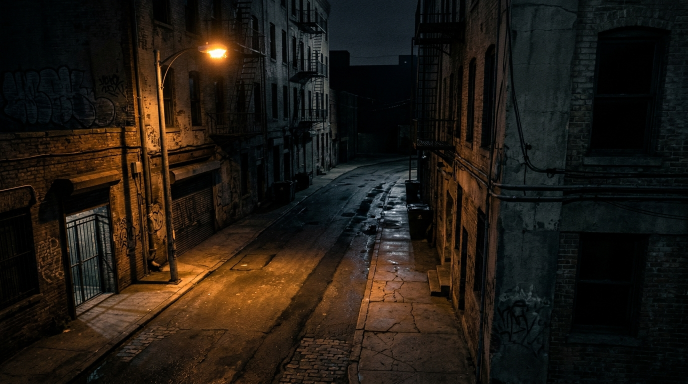
#> input picture sample_data/deserted_night_street.jpg, 1376 x 768 px (shown at 1/2 size)
$ python -i safety_analyzer.py   (imports and definitions only)
#> lines starting #> are read from the running program, lines starting #| are printed output that depends on the picture; after the words box and inside, x2 and y2 are one past the last pixel; in counts of white or black regions, pixels touching at a corner belong together
"""
RoadPulseAI - Women's Solo Travel & Corridor Safety Perception Engine (SafeWalk AI)
Analyzes natural surveillance ("Eyes on the Street" pedestrian density), active vehicular
traffic flow, and ambient illumination to calculate a comprehensive SafeWalk Index (0 - 100),
advising women on road safety for solo walking/traveling, and providing safe route bypasses.
"""

import os
import cv2
import time
import math
import random
import numpy as np
from datetime import datetime
from ultralytics import YOLO

class WomenSafetyAnalyzer:
    def __init__(self):
        base_dir = os.path.dirname(os.path.dirname(os.path.abspath(__file__)))
        self.audits_dir = os.path.join(base_dir, "web", "static", "safety_audits")
        os.makedirs(self.audits_dir, exist_ok=True)

        # Load YOLO model
        yolo_path = os.path.join(base_dir, "models", "yolov8n.pt")
        try:
            self.yolo_model = YOLO(yolo_path) if os.path.exists(yolo_path) else None
        except Exception as e:
            print(f"[SafetyAnalyzer] Warning loading YOLO: {e}")
            self.yolo_model = None

        # Simulation state cache (refreshed every 2-3 minutes or on demand)
        self.last_simulation_time = 0
        self.simulation_interval_sec = 150 # 2.5 minutes
        self.current_simulation_state = None

        # Comprehensive Monitored Streets across Tumakuru City with Baselines
        self.monitored_corridors = {
            "COR-01": {
                "id": "COR-01",
                "name": "SIT Main Gate Arterial (BH Road NH-206)",
                "zone": "Academic / Arterial Highway",
                "lat": 13.3276,
                "lng": 77.1259,
                "lighting_infrastructure": "High-Mast LED Smart Lamps (95% coverage)",
                "police_booth_distance_m": 80,
                "commercial_activity": "High (Shops, Cafes, ATMs active till 23:00)",
                "baseline_safety": 92
            },
            "COR-02": {
                "id": "COR-02",
                "name": "SIT Campus Inner Girls Hostel Lane",
                "zone": "SIT Campus Perimeter",
                "lat": 13.3238,
                "lng": 77.1285,
                "lighting_infrastructure": "Moderate Solar Streetlights (70% coverage)",
                "police_booth_distance_m": 450,
                "commercial_activity": "Low (Residential / Campus back stretch)",
                "baseline_safety": 60
            },
            "COR-03": {
                "id": "COR-03",
                "name": "Gandhi Nagar 2nd Cross Feeder Lane",
                "zone": "Residential Feeder",
                "lat": 13.3308,
                "lng": 77.1228,
                "lighting_infrastructure": "Sodium Vapor Lamps (Dim in mid-stretch)",
                "police_booth_distance_m": 600,
                "commercial_activity": "Moderate (Local kirana stores, close at 21:30)",
                "baseline_safety": 54
            },
            "COR-04": {
                "id": "COR-04",
                "name": "Railway Station Road & Auto Stand",
                "zone": "Public Transit Hub",
                "lat": 13.3392,
                "lng": 77.1085,
                "lighting_infrastructure": "Continuous High-Output Feeder Lamps",
                "police_booth_distance_m": 120,
                "commercial_activity": "24/7 Transit & Auto Stand Activity",
                "baseline_safety": 88
            },
            "COR-05": {
                "id": "COR-05",
                "name": "Ashoka Road Market Corridor",
                "zone": "Commercial Shopping",
                "lat": 13.3355,
                "lng": 77.1165,
                "lighting_infrastructure": "Standard Municipal Streetlights",
                "police_booth_distance_m": 350,
                "commercial_activity": "High evening footfall, closes by 22:00",
                "baseline_safety": 76
            },
            "COR-06": {
                "id": "COR-06",
                "name": "Batawadi High-Street Junction (NH-48)",
                "zone": "Highway Commercial",
                "lat": 13.3150,
                "lng": 77.1180,
                "lighting_infrastructure": "High-Power Highway High-Mast Luminaires",
                "police_booth_distance_m": 200,
                "commercial_activity": "24/7 Fuel Stations & Interstate Dhabas",
                "baseline_safety": 85
            },
            "COR-07": {
                "id": "COR-07",
                "name": "SS Puram Main Residential Road",
                "zone": "Residential Colony",
                "lat": 13.3420,
                "lng": 77.1120,
                "lighting_infrastructure": "Pole LED Streetlights (Some dark tree shadows)",
                "police_booth_distance_m": 750,
                "commercial_activity": "Low (Quiet residential after 21:00)",
                "baseline_safety": 52
            },
            "COR-08": {
                "id": "COR-08",
                "name": "Mandipet Wholesale Market Lane",
                "zone": "Wholesale Bazaar",
                "lat": 13.3380,
                "lng": 77.1020,
                "lighting_infrastructure": "Dense Market Sodium Lights (Deserted at night)",
                "police_booth_distance_m": 400,
                "commercial_activity": "Shops shutter by 20:30, completely deserted late",
                "baseline_safety": 46
            },
            "COR-09": {
                "id": "COR-09",
                "name": "Kyathsandra Toll Road Corridor",
                "zone": "Suburban Arterial",
                "lat": 13.3080,
                "lng": 77.1550,
                "lighting_infrastructure": "Expressway Median Lights (Intermittent gaps)",
                "police_booth_distance_m": 500,
                "commercial_activity": "Fast moving vehicular transit, low footfall",
                "baseline_safety": 68
            },
            "COR-10": {
                "id": "COR-10",
                "name": "Gubbi Gate Circle & KSRTC Road",
                "zone": "Bus Transit Center",
                "lat": 13.3460,
                "lng": 77.0980,
                "lighting_infrastructure": "Smart LED High Mast Array (90% coverage)",
                "police_booth_distance_m": 150,
                "commercial_activity": "Continuous night tea stalls & passenger movement",
                "baseline_safety": 82
            },
            "COR-11": {
                "id": "COR-11",
                "name": "Melekote Industrial Extension Lane",
                "zone": "Outer Industrial Area",
                "lat": 13.3550,
                "lng": 77.1350,
                "lighting_infrastructure": "Sparse Sodium Bulbs (Frequent deadzones)",
                "police_booth_distance_m": 1200,
                "commercial_activity": "Zero footfall at night, isolated warehouses",
                "baseline_safety": 32
            },
            "COR-12": {
                "id": "COR-12",
                "name": "Amanikere Lake Promenade Ring Road",
                "zone": "Waterfront / Open Park",
                "lat": 13.3310,
                "lng": 77.1040,
                "lighting_infrastructure": "Decorative Park Lanterns (Many unlit sections)",
                "police_booth_distance_m": 850,
                "commercial_activity": "Recreational evening walk till 20:00, isolated after",
                "baseline_safety": 38
            }
        }

        # Key Landmarks & Hubs across Tumakuru for Women's Safe Walking Route Planning
        self.safety_landmarks = {
            "LM-01": {
                "id": "LM-01",
                "name": "SIT Girls Hostel (Campus Inner Perimeter)",
                "lat": 13.3238,
                "lng": 77.1285,
                "category": "Hostel / Residential",
                "lighting": "Moderate Solar Streetlights (Dim in back)",
                "nearest_corridor": "COR-02"
            },
            "LM-02": {
                "id": "LM-02",
                "name": "SIT Main Gate (BH Road NH-206)",
                "lat": 13.3276,
                "lng": 77.1259,
                "category": "Academic / Arterial",
                "lighting": "Continuous High-Mast LED Smart Lamps (100% lit)",
                "nearest_corridor": "COR-01"
            },
            "LM-03": {
                "id": "LM-03",
                "name": "Tumakuru Railway Station & Auto Stand",
                "lat": 13.3392,
                "lng": 77.1085,
                "category": "Public Transit Hub",
                "lighting": "High-Output Continuous Station Feeders",
                "nearest_corridor": "COR-04"
            },
            "LM-04": {
                "id": "LM-04",
                "name": "Batawadi High-Street Junction (NH-48)",
                "lat": 13.3150,
                "lng": 77.1180,
                "category": "Highway Arterial",
                "lighting": "Continuous High-Power High-Mast Luminaires",
                "nearest_corridor": "COR-06"
            },
            "LM-05": {
                "id": "LM-05",
                "name": "Gandhi Nagar 2nd Cross Feeder Lane",
                "lat": 13.3308,
                "lng": 77.1228,
                "category": "Residential Feeder",
                "lighting": "Sodium Vapor Lamps (Dim shadow gaps)",
                "nearest_corridor": "COR-03"
            },
            "LM-06": {
                "id": "LM-06",
                "name": "SS Puram Main Residential Road",
                "lat": 13.3420,
                "lng": 77.1120,
                "category": "Residential Colony",
                "lighting": "Pole LEDs (Scattered tree shadows)",
                "nearest_corridor": "COR-07"
            },
            "LM-07": {
                "id": "LM-07",
                "name": "Ashoka Road Market Corridor",
                "lat": 13.3355,
                "lng": 77.1165,
                "category": "Commercial Shopping",
                "lighting": "Standard Municipal Streetlights",
                "nearest_corridor": "COR-05"
            },
            "LM-08": {
                "id": "LM-08",
                "name": "Gubbi Gate Circle & KSRTC Bus Stand",
                "lat": 13.3460,
                "lng": 77.0980,
                "category": "Bus Transit Center",
                "lighting": "Smart LED High Mast Array (90% coverage)",
                "nearest_corridor": "COR-10"
            },
            "LM-09": {
                "id": "LM-09",
                "name": "Mandipet Wholesale Merchant Market",
                "lat": 13.3380,
                "lng": 77.1020,
                "category": "Wholesale Bazaar",
                "lighting": "Market Sodium Lights (Deserted late night)",
                "nearest_corridor": "COR-08"
            },
            "LM-10": {
                "id": "LM-10",
                "name": "Amanikere Lake Promenade Ring Road",
                "lat": 13.3310,
                "lng": 77.1040,
                "category": "Park / Waterfront",
                "lighting": "Decorative Park Lanterns (Many unlit gaps)",
                "nearest_corridor": "COR-12"
            },
            "LM-11": {
                "id": "LM-11",
                "name": "SIT Boys Hostel & Campus Back Gate",
                "lat": 13.3215,
                "lng": 77.1310,
                "category": "Campus Backside",
                "lighting": "Sparse Solar Poles (Dark stretches)",
                "nearest_corridor": "COR-02"
            },
            "LM-12": {
                "id": "LM-12",
                "name": "Melekote Industrial Extension",
                "lat": 13.3550,
                "lng": 77.1350,
                "category": "Outer Industrial",
                "lighting": "Sparse Sodium Bulbs (Frequent deadzones)",
                "nearest_corridor": "COR-11"
            }
        }

    def get_safety_landmarks(self):
        """Returns list of selectable Tumakuru landmarks for walking route planning."""
        return list(self.safety_landmarks.values())

    def get_monitored_corridors(self):
        """Returns list of monitored streets with their baseline safety characteristics."""
        return list(self.monitored_corridors.values())

    def compute_illumination_index(self, img):
        """
        Calculates ambient lighting & darkness factor from image frame:
        Returns:
            mean_luminance: float (0 - 255)
            dark_area_ratio: percentage of pixels with low intensity (< 40)
            lighting_quality: 'BRIGHT_DAYLIGHT', 'WELL_LIT', 'DIM', or 'DARK_DEADZONE'
        """
        gray = cv2.cvtColor(img, cv2.COLOR_BGR2GRAY)
        mean_lum = float(np.mean(gray))

        # Calculate percentage of very dark shadow areas
        dark_pixels = np.sum(gray < 40)
        total_pixels = gray.size
        dark_ratio = float((dark_pixels / total_pixels) * 100.0)

        if mean_lum > 140:
            quality = "BRIGHT_DAYLIGHT"
            score = 30
        elif mean_lum > 85:
            quality = "WELL_LIT_NIGHT"
            score = 22
        elif mean_lum > 50:
            quality = "DIM_STREETLIGHTS"
            score = 8
        else:
            quality = "DARK_DEADZONE"
            score = -25

        return round(mean_lum, 1), round(dark_ratio, 1), quality, score

    def calculate_safewalk_score(self, ped_count, veh_count, lum_score, hour_of_day=None):
        """
        Computes the comprehensive SafeWalk Index (0 - 100) based on:
        1. Natural Surveillance / Pedestrians (Eyes on the street)
        2. Active Traffic Flow
        3. Illumination / Lighting
        4. Time of Day
        """
        if hour_of_day is None:
            hour_of_day = datetime.now().hour

        # 1. Pedestrian Natural Surveillance & Density (Max 35 pts)
        if ped_count == 0:
            ped_score = -25 # Deserted street penalty: zero natural guardianship
            density_level = "DESERTED"
            density_text = "Deserted (0 Pedestrians) - Zero Eyes on the Street"
        elif ped_count == 1:
            ped_score = -5   # Single person: high isolation risk
            density_level = "VERY_LOW"
            density_text = "Very Low (1 Pedestrian) - Solitary & Isolated"
        elif ped_count == 2:
            ped_score = 10  # Low density: minimal natural guardianship
            density_level = "LOW"
            density_text = "Low Density (2 Pedestrians) - Sparse Surveillance"
        elif 3 <= ped_count <= 8:
            ped_score = 30  # Optimal eyes-on-the-street
            density_level = "OPTIMAL"
            density_text = "Optimal Density (3-8 Pedestrians) - Active Natural Guardianship"
        else:
            ped_score = 25  # Bustling crowd
            density_level = "HIGH"
            density_text = "High Density (Crowded) - High Footfall"

        # 2. Traffic Flow / Passing Transit (Max 30 pts)
        if veh_count == 0:
            veh_score = -15 # Dead roadway
        elif 1 <= veh_count <= 3:
            veh_score = 10  # Light passing traffic
        elif 4 <= veh_count <= 12:
            veh_score = 25  # Active transit deterrence
        else:
            veh_score = 20  # Heavy traffic

        # 3. Time of Day Risk Adjustment
        if 7 <= hour_of_day <= 18:
            time_score = 15 # Daylight hours
        elif 19 <= hour_of_day <= 21:
            time_score = 0   # Evening dusk
        elif 22 <= hour_of_day <= 23:
            time_score = -12 # Late night
        else:
            time_score = -20 # Midnight to early morning (00:00 - 06:00)

        # Base safety constant
        base_constant = 35
        raw_score = base_constant + ped_score + veh_score + lum_score + time_score
        final_score = int(np.clip(raw_score, 5, 98))

        # Determine safety tier
        if final_score >= 75:
            tier = "HIGH_SAFETY"
            badge = "🟢 HIGH SAFETY: SAFE FOR SOLO TRAVEL"
            color = "#10b981"
            verdict = "Safe for women walking or traveling alone. Adequate natural surveillance with pedestrian presence, active road traffic, and sufficient street lighting."
        elif final_score >= 50:
            tier = "MODERATE_SAFETY"
            badge = "🟡 MODERATE SAFETY: CAUTION ADVISED"
            color = "#f59e0b"
            verdict = "Low pedestrian density and isolated stretches detected. Exercise caution when walking alone. Stay in illuminated roadway sections and share live route tracking."
        else:
            tier = "CRITICAL_RISK"
            badge = "🔴 HIGH VULNERABILITY: AVOID SOLO WALKING"
            color = "#ef4444"
            verdict = "Deserted or dark street corridor with low/negligible pedestrian density. Solo walking is NOT recommended! Use suggested illuminated bypass or request Pink Patrol / police escort."

        return final_score, tier, badge, color, verdict, density_level, density_text

    def analyze_uploaded_image(self, image_path, hour_of_day=21, street_name="Surveillance Roadway Corridor"):
        """
        Runs YOLO perception directly on an uploaded street image or camera snapshot:
        1. Counts pedestrians (people on foot) and vehicles (active traffic).
        2. Computes ambient brightness & shadow distribution.
        3. Draws visual detection overlays (Cyan for pedestrians, Orange for vehicles).
        4. Calculates the Women's Solo Travel SafeWalk Index (0 - 100).
        5. Suggests safe illuminated bypass alternatives.
        """
#> called with image_path = '../sample_data/deserted_night_street.jpg', hour_of_day = 21, street_name = 'Surveillance Roadway Corridor'
        if not os.path.exists(image_path):
            raise FileNotFoundError(f"Image not found at {image_path}")

        img = cv2.imread(image_path)
#> img is the input picture: shape (768, 1376, 3); mean B, G, R 19, 26.1, 32.5
        if img is None:
            raise ValueError("Could not decode image file")

        h, w = img.shape[:2]
        if max(h, w) > 1600:
            scale = 1600.0 / max(h, w)
            img = cv2.resize(img, (int(w * scale), int(h * scale)), interpolation=cv2.INTER_AREA)
            h, w = img.shape[:2]

        annotated_img = img.copy()

        # 1. Compute ambient lighting & darkness factor
        mean_lum, dark_ratio, lum_quality, lum_score = self.compute_illumination_index(img)
#> in compute_illumination_index, `gray = cv2.cvtColor(img, cv2.COLOR_BGR2GRAY)`:
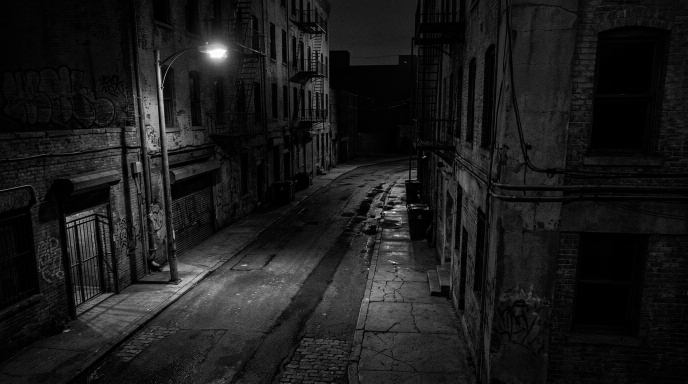
#> gray: shape (768, 1376) (shown at 1/2 size); min 0, max 255, mean 27.2
#> in compute_illumination_index, `mean_lum = float(np.mean(gray))`: mean_lum = 27.17
#> in compute_illumination_index, `dark_pixels = np.sum(gray < 40)`: dark_pixels = 804138
#> in compute_illumination_index, `dark_ratio = float((dark_pixels / total_pixels) * 100.0)`: dark_ratio = 76.09
#> mean_lum = 27.2; dark_ratio = 76.1; lum_quality = 'DARK_DEADZONE'; lum_score = -25

        # 2. Run YOLOv8 Detection
        pedestrians = []
        vehicles = []

        if self.yolo_model is not None:
            results = self.yolo_model.predict(img, conf=0.18, verbose=False)
            for r in results:
                for box in r.boxes:
                    cls_id = int(box.cls[0])
                    conf = float(box.conf[0])
                    coords = box.xyxy[0].cpu().numpy().astype(int)
                    x1, y1, x2, y2 = coords

                    # Person (class 0)
                    if cls_id == 0:
                        pedestrians.append({
                            "id": f"PED-{len(pedestrians)+1:02d}",
                            "type": "pedestrian",
                            "confidence": round(conf, 2),
                            "bbox": [int(x1), int(y1), int(x2), int(y2)],
                            "center": [int((x1 + x2) / 2), int((y1 + y2) / 2)]
                        })
                    # Vehicles (car: 2, motorcycle: 3, bus: 5, truck: 7, bicycle: 1)
                    elif cls_id in [1, 2, 3, 5, 7]:
                        veh_type = {1: "bicycle", 2: "car", 3: "motorcycle", 5: "bus", 7: "truck"}.get(cls_id, "vehicle")
                        vehicles.append({
                            "id": f"VEH-{len(vehicles)+1:02d}",
                            "type": veh_type,
                            "confidence": round(conf, 2),
                            "bbox": [int(x1), int(y1), int(x2), int(y2)]
                        })

        # 3. Calculate SafeWalk Index
        ped_count = len(pedestrians)
        veh_count = len(vehicles)
        score, tier, badge, color_hex, verdict, density_level, density_text = self.calculate_safewalk_score(
            ped_count, veh_count, lum_score, hour_of_day
        )
#> in calculate_safewalk_score, `raw_score = base_constant + ped_score + veh_score + lum_score + time_s..`: raw_score = -30
#> in calculate_safewalk_score, `final_score = int(np.clip(raw_score, 5, 98))`: final_score = 5
#> score = 5; tier = 'CRITICAL_RISK'; badge = '🔴 HIGH VULNERABILITY: AVOID SOLO WALKING'; color_hex = '#ef4444'; density_level = 'DESERTED'

        # 4. Draw Vision Overlays on Image
        # Draw Pedestrian bounding boxes (Vibrant Cyan / Lavender)
        for ped in pedestrians:
            x1, y1, x2, y2 = ped["bbox"]
            cv2.rectangle(annotated_img, (x1, y1), (x2, y2), (255, 220, 0), 2) # Cyan/Yellow BGR
            # Header pill
            label = "PEDESTRIAN (Eyes on Street)"
            cv2.rectangle(annotated_img, (x1, max(0, y1 - 22)), (x1 + 185, y1), (255, 220, 0), -1)
            cv2.putText(annotated_img, label, (x1 + 4, max(0, y1 - 6)), cv2.FONT_HERSHEY_SIMPLEX, 0.40, (10, 10, 10), 1, cv2.LINE_AA)

        # Draw Vehicle bounding boxes (Orange/Blue)
        for veh in vehicles:
            x1, y1, x2, y2 = veh["bbox"]
            cv2.rectangle(annotated_img, (x1, y1), (x2, y2), (0, 165, 255), 2) # Orange BGR
            label = f"{veh['type'].upper()} (Active Transit)"
            cv2.rectangle(annotated_img, (x1, max(0, y1 - 22)), (x1 + 150, y1), (0, 165, 255), -1)
            cv2.putText(annotated_img, label, (x1 + 4, max(0, y1 - 6)), cv2.FONT_HERSHEY_SIMPLEX, 0.40, (10, 10, 10), 1, cv2.LINE_AA)

        # 5. Top Cyber HUD Overlay on Image
        hud_h = 75
        overlay = annotated_img.copy()
        cv2.rectangle(overlay, (0, 0), (w, hud_h), (8, 12, 22), -1)
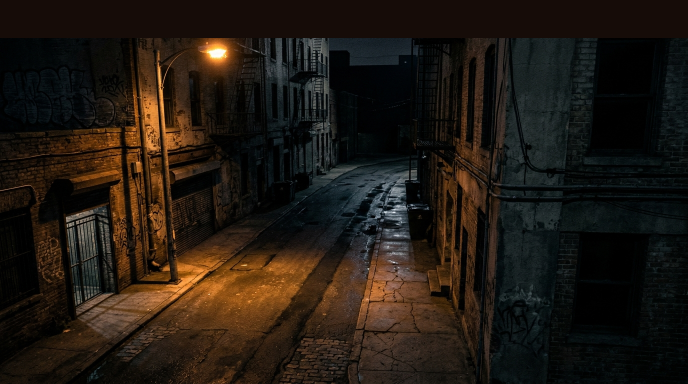
#> overlay: shape (768, 1376, 3) (shown at 1/2 size); 9.9% of pixels changed, all inside (x1, y1, x2, y2) = (0, 0, 1376, 76)
        cv2.addWeighted(overlay, 0.88, annotated_img, 0.12, 0, annotated_img)

        # Border glow line colored by safety tier
        bgr_color = (16, 185, 129) if tier == "HIGH_SAFETY" else (245, 158, 11) if tier == "MODERATE_SAFETY" else (239, 68, 68)
#> bgr_color = (239, 68, 68)
#> (the rest of the program and of its run is left out)
